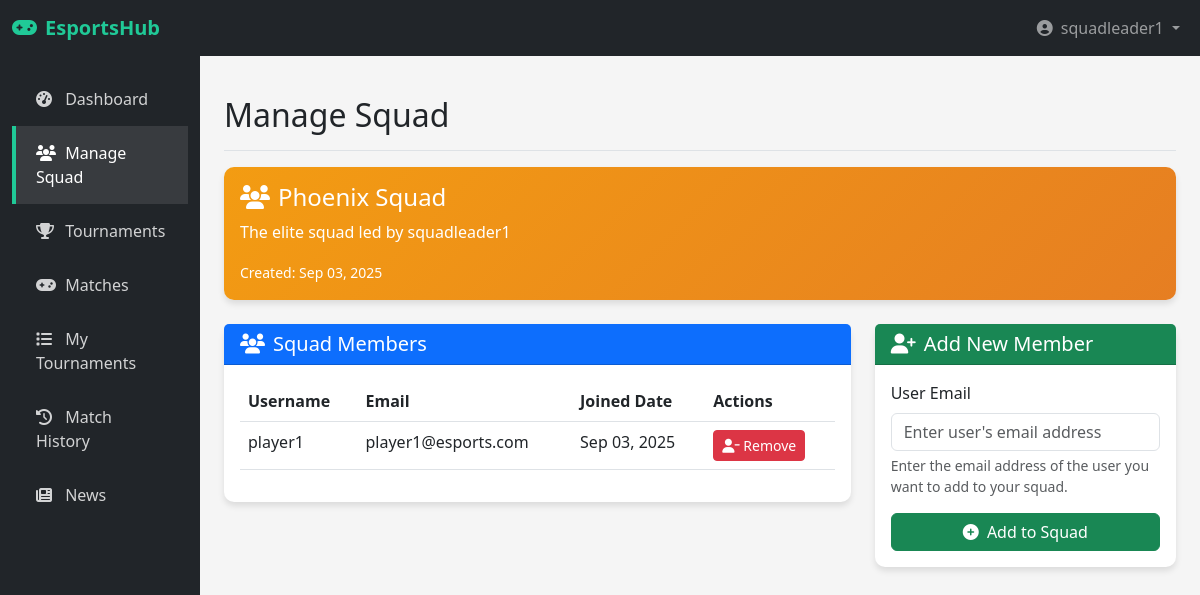
/manage_squad.php (signed in), run on the app's committed database.
### tables this page shows
CREATE TABLE IF NOT EXISTS squads (
    id INT AUTO_INCREMENT PRIMARY KEY,
    name VARCHAR(100) UNIQUE NOT NULL,
    mlbb_id VARCHAR(50) NOT NULL,
    leader_id INT NOT NULL,
    description TEXT,
    logo_url VARCHAR(255),
    created_at TIMESTAMP DEFAULT CURRENT_TIMESTAMP,
    updated_at TIMESTAMP DEFAULT CURRENT_TIMESTAMP ON UPDATE CURRENT_TIMESTAMP,
    FOREIGN KEY (leader_id) REFERENCES users(id) ON DELETE CASCADE
);

CREATE TABLE IF NOT EXISTS squad_members (
    id INT AUTO_INCREMENT PRIMARY KEY,
    squad_id INT NOT NULL,
    user_id INT NOT NULL,
    joined_at TIMESTAMP DEFAULT CURRENT_TIMESTAMP,
    FOREIGN KEY (squad_id) REFERENCES squads(id) ON DELETE CASCADE,
    FOREIGN KEY (user_id) REFERENCES users(id) ON DELETE CASCADE,
    UNIQUE KEY unique_membership (squad_id, user_id)
);

CREATE TABLE IF NOT EXISTS users (
    id INT AUTO_INCREMENT PRIMARY KEY,
    username VARCHAR(50) UNIQUE NOT NULL,
    email VARCHAR(100) UNIQUE NOT NULL,
    password VARCHAR(255) NOT NULL,
    full_name VARCHAR(100),
    bio TEXT,
    avatar_url VARCHAR(500),
    banner_url VARCHAR(500),
    role ENUM('user', 'squad_leader', 'admin', 'super_admin') DEFAULT 'user',
    is_verified BOOLEAN DEFAULT FALSE,
    last_active TIMESTAMP NULL,
    created_at TIMESTAMP DEFAULT CURRENT_TIMESTAMP,
    updated_at TIMESTAMP DEFAULT CURRENT_TIMESTAMP ON UPDATE CURRENT_TIMESTAMP
);

### manage_squad.php (the view, shortened to what this page needs)
<?php
require_once 'config.php';
$userId = $_SESSION['user_id'];
$username = $_SESSION['username'];
try {
    $squadInfo = $pdo->prepare("SELECT * FROM squads WHERE leader_id = ?");
    $squadInfo->execute([$userId]);
    $squad = $squadInfo->fetch();
    if (!$squad) {
        $errorMessage = "You don't have a squad yet. Please contact an administrator to create one.";
    } else {
        $squadId = $squad['id'];
        $squadMembers = $pdo->prepare("SELECT u.id, u.username, u.email, sm.joined_at
                                    FROM users u
                                    JOIN squad_members sm ON u.id = sm.user_id
                                    WHERE sm.squad_id = ?
                                    ORDER BY sm.joined_at DESC");
        $squadMembers->execute([$squadId]);
        $members = $squadMembers->fetchAll();
    }
} catch (PDOException $e) {
    error_log("Error fetching squad data: " . $e->getMessage());
    $errorMessage = "An error occurred while retrieving squad information.";
    $squad = null;
    $members = [];
}
?>
<!DOCTYPE html>
<html lang="en">
<head>
    <link href="https://cdn.jsdelivr.net/npm/bootstrap@5.3.0/dist/css/bootstrap.min.css" rel="stylesheet">
    <link rel="stylesheet" href="https://cdnjs.cloudflare.com/ajax/libs/font-awesome/6.4.0/css/all.min.css">
</head>
<body>
    <nav class="navbar navbar-expand-lg navbar-dark">
        <div class="container-fluid">
            <a class="navbar-brand" href="index.php">
                <i class="fas fa-gamepad me-2"></i>EsportsHub
            </a>
            <div class="collapse navbar-collapse" id="navbarNav">
                <ul class="navbar-nav ms-auto">
                    <li class="nav-item dropdown">
                        <a class="nav-link dropdown-toggle" href="#" id="navbarDropdown" role="button" data-bs-toggle="dropdown">
                            <i class="fas fa-user-circle me-1"></i> <?php echo htmlspecialchars($username); ?>
                        </a>
                    </li>
                </ul>
            </div>
        </div>
    </nav>
    <div class="container-fluid">
        <div class="row">
            <div class="col-md-3 col-lg-2 d-md-block sidebar collapse">
                <div class="position-sticky pt-3">
                    <ul class="nav flex-column">
                        <li class="nav-item">
                            <a class="nav-link" href="squad_leader_dashboard.php">
                                <i class="fas fa-tachometer-alt"></i> Dashboard
                            </a>
                        </li>
                        <li class="nav-item">
                            <a class="nav-link active" href="manage_squad.php">
                                <i class="fas fa-users"></i> Manage Squad
                            </a>
                        </li>
                        <li class="nav-item">
                            <a class="nav-link" href="tournaments.php">
                                <i class="fas fa-trophy"></i> Tournaments
                            </a>
                        </li>
                        <li class="nav-item">
                            <a class="nav-link" href="matches.php">
                                <i class="fas fa-gamepad"></i> Matches
                            </a>
                        </li>
                        <li class="nav-item">
                            <a class="nav-link" href="my_tournaments.php">
                                <i class="fas fa-list"></i> My Tournaments
                            </a>
                        </li>
                        <li class="nav-item">
                            <a class="nav-link" href="my_matches.php">
                                <i class="fas fa-history"></i> Match History
                            </a>
                        </li>
                        <li class="nav-item">
                            <a class="nav-link" href="news.php">
                                <i class="fas fa-newspaper"></i> News
                            </a>
                        </li>
                    </ul>
                </div>
            </div>
            <div class="col-md-9 col-lg-10 ms-sm-auto px-md-4 py-4">
                <div class="d-flex justify-content-between flex-wrap flex-md-nowrap align-items-center pt-3 pb-2 mb-3 border-bottom">
                    <h1 class="h2">Manage Squad</h1>
                </div>
                <?php if ($squad): ?>
                <div class="row mb-4">
                    <div class="col-12">
                        <div class="card squad-card">
                            <div class="card-body">
                                <h4 class="card-title"><i class="fas fa-users me-2"></i><?php echo htmlspecialchars($squad['name']); ?></h4>
                                <p class="card-text"><?php echo htmlspecialchars($squad['description']); ?></p>
                                <p class="card-text"><small>Created: <?php echo date('M d, Y', strtotime($squad['created_at'])); ?></small></p>
                            </div>
                        </div>
                    </div>
                </div>
                <div class="row">
                    <div class="col-lg-8 mb-4">
                        <div class="card">
                            <div class="card-header bg-primary text-white">
                                <h5 class="mb-0"><i class="fas fa-users me-2"></i>Squad Members</h5>
                            </div>
                            <div class="card-body">
                                <?php if (!empty($members)): ?>
                                <div class="table-responsive">
                                    <table class="table table-hover">
                                        <thead>
                                            <tr>
                                                <th>Username</th>
                                                <th>Email</th>
                                                <th>Joined Date</th>
                                                <th>Actions</th>
                                            </tr>
                                        </thead>
                                        <tbody>
                                            <?php foreach ($members as $member): ?>
                                            <tr>
                                                <td><?php echo htmlspecialchars($member['username']); ?></td>
                                                <td><?php echo htmlspecialchars($member['email']); ?></td>
                                                <td><?php echo date('M d, Y', strtotime($member['joined_at'])); ?></td>
                                                <td>
                                                    <form method="post" onsubmit="return confirm('Are you sure you want to remove this member from your squad?');">
                                                        <button type="submit" name="remove_member" class="btn btn-sm btn-danger">
                                                            <i class="fas fa-user-minus"></i> Remove
                                                        </button>
                                                    </form>
                                                </td>
                                            </tr>
                                            <?php endforeach; ?>
                                        </tbody>
                                    </table>
                                </div>
                                <?php endif; ?>
                            </div>
                        </div>
                    </div>
                    <div class="col-lg-4 mb-4">
                        <div class="card">
                            <div class="card-header bg-success text-white">
                                <h5 class="mb-0"><i class="fas fa-user-plus me-2"></i>Add New Member</h5>
                            </div>
                            <div class="card-body">
                                <form method="post">
                                    <div class="mb-3">
                                        <label for="user_email" class="form-label">User Email</label>
                                        <input type="email" class="form-control" id="user_email" name="user_email" required placeholder="Enter user's email address">
                                        <div class="form-text">Enter the email address of the user you want to add to your squad.</div>
                                    </div>
                                    <div class="d-grid">
                                        <button type="submit" name="add_member" class="btn btn-success">
                                            <i class="fas fa-plus-circle me-1"></i> Add to Squad
                                        </button>
                                    </div>
                                </form>
                            </div>
                        </div>
                    </div>
                </div>
                <?php endif; ?>
            </div>
        </div>
    </div>
</body>
</html>

### manage_squad.php (style rules this page uses)
:root { --primary-color: #6f42c1; --secondary-color: #20c997; --dark-color: #212529; --light-color: #f8f9fa; }
body { font-family: 'Segoe UI', Tahoma, Geneva, Verdana, sans-serif; background-color: #f5f5f5; }
.navbar { background-color: var(--dark-color); }
.navbar-brand { font-weight: bold; color: var(--secondary-color) !important; }
.sidebar { background-color: var(--dark-color); color: white; height: 100vh; position: sticky; top: 0; }
.sidebar .nav-link { color: rgba(255, 255, 255, 0.8); padding: 15px 20px; border-left: 4px solid transparent; }
.sidebar .nav-link:hover, .sidebar .nav-link.active { color: white; background-color: rgba(255, 255, 255, 0.1); border-left: 4px solid var(--secondary-color); }
.sidebar .nav-link i { width: 25px; }
.card { border: none; border-radius: 10px; box-shadow: 0 4px 6px rgba(0, 0, 0, 0.1); transition: transform 0.3s ease; }
.squad-card { background: linear-gradient(135deg, #f39c12 0%, #e67e22 100%); color: white; }

### data on the page
squads: name "Phoenix Squad", description "The elite squad led by squadleader1", created_at "Sep 03, 2025"
squad_members: user.username "player1", user.email "player1@esports.com", joined_at "Sep 03, 2025"

### other printed values
$username "squadleader1"
